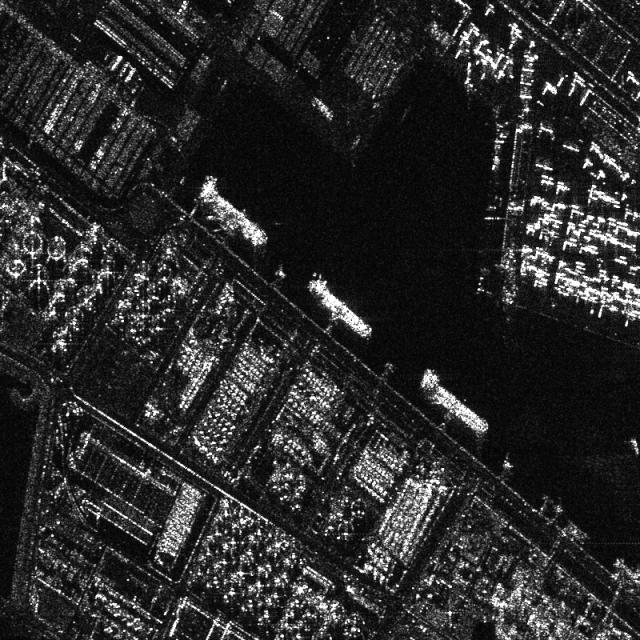
#> input picture images/1.jpg, 640 x 640 px; its folder holds only this picture in this run
$ jupyter execute ALG_Kush.ipynb   (shell and % lines are left out)
#> lines starting #> are read from the running program, lines starting #| are printed output that depends on the picture; after the words box and inside, x2 and y2 are one past the last pixel; in counts of white or black regions, pixels touching at a corner belong together
[cell 1]
from __future__ import annotations
import os
from typing import Tuple, List

import cv2
import numpy as np
import pandas as pd
from scipy.ndimage import label

[cell 2]
import os
from typing import Tuple, List

import cv2
import numpy as np
import pandas as pd
from scipy.ndimage import label

def dark_ratio(img: np.ndarray, dark_thresh: int = 40) -> float:
    return float((img < dark_thresh).sum()) / img.size

def image_dark_percent(image_path: str, dark_thresh: int = 40) -> float:
    img = cv2.imdecode(np.fromfile(image_path, dtype=np.uint8), cv2.IMREAD_GRAYSCALE)
    return dark_ratio(img, dark_thresh)

# [149 lines left out: functions analyse_folder_darkness, preprocess, tune_params, merge_boxes, detect_objects, segment_water_land and 5 more, not called in this run]

Намного лучше, но без выделения воды и с некоторыми косяками связанными с выделением точек интереса

[cell 3]
from __future__ import annotations
import os
from typing import Tuple, List

import cv2
import numpy as np
import pandas as pd


def dark_ratio(img: np.ndarray, dark_thresh: int = 40) -> float:
    return float((img < dark_thresh).sum()) / img.size

def image_dark_percent(image_path: str, dark_thresh: int = 40) -> float:
    img = cv2.imdecode(np.fromfile(image_path, dtype=np.uint8), cv2.IMREAD_GRAYSCALE)
    return dark_ratio(img, dark_thresh)

# [163 lines left out: functions analyse_folder_darkness, preprocess_with_boost, tune_params, merge_boxes, detect_objects_simple, split_image and 3 more, not called in this run]


# Пример запуска
# process_folder(input_folder="images", output_folder="output")

Что-то прям ебать какое хорошее 3 эпоха логика связана с тем что мы функцией preprocess_with_boost "Заливаем" фон изображения синим для контрастности точек инетерса и работаем исключительно по ним

[cell 4]
from __future__ import annotations
import os
from typing import Tuple, List

import cv2
import numpy as np
import pandas as pd


def dark_ratio(img: np.ndarray, dark_thresh: int = 40) -> float:
    return float((img < dark_thresh).sum()) / img.size

def image_dark_percent(image_path: str, dark_thresh: int = 40) -> float:
    img = cv2.imdecode(np.fromfile(image_path, dtype=np.uint8), cv2.IMREAD_GRAYSCALE)
    return dark_ratio(img, dark_thresh)

# [13 lines left out: function analyse_folder_darkness, not called in this run]


def preprocess_with_boost(img: np.ndarray) -> np.ndarray:
    img_boost = cv2.normalize(img, None, 255, 0, cv2.NORM_MINMAX)
    img_boost = cv2.convertScaleAbs(img_boost, alpha=2.0, beta=50)
    clahe = cv2.createCLAHE(clipLimit=2.0, tileGridSize=(8, 8))
    img_clahe = clahe.apply(img_boost)
    return img_clahe


def tune_params(tile: np.ndarray,
                low: float = 0.40,
                mid: float = 0.20,
                area_min_urban: float = 0.001) -> Tuple[float, float]:
    dr = dark_ratio(tile)
    if dr > low:
        return area_min_urban / 5, 1.5
    if dr > mid:
        return area_min_urban / 2, 1.8
    return area_min_urban, 2.2


def merge_boxes(boxes: List[Tuple[int, int, int, int]], merge_distance: int = 10) -> List[Tuple[int, int, int, int]]:
    if not boxes:
        return []
    merged = []
    used = [False] * len(boxes)
    for i in range(len(boxes)):
        if used[i]:
            continue
        x1, y1, x2, y2 = boxes[i]
        for j in range(i + 1, len(boxes)):
            if used[j]:
                continue
            x1_, y1_, x2_, y2_ = boxes[j]
            if x1_ <= x2 + merge_distance and x2_ >= x1 - merge_distance and \
               y1_ <= y2 + merge_distance and y2_ >= y1 - merge_distance:
                x1 = min(x1, x1_)
                y1 = min(y1, y1_)
                x2 = max(x2, x2_)
                y2 = max(y2, y2_)
                used[j] = True
        merged.append((x1, y1, x2, y2))
        used[i] = True
    return merged

def detect_objects(tile: np.ndarray,
                   area_thresh: float,
                   intensity_ratio: float,
                   min_mean_brightness: int = 40) -> List[Tuple[int, int, int, int]]:
    img = preprocess_with_boost(tile)

    bin_img = cv2.adaptiveThreshold(img, 255,
                                    cv2.ADAPTIVE_THRESH_GAUSSIAN_C,
                                    cv2.THRESH_BINARY, 31, -5)

    k = cv2.getStructuringElement(cv2.MORPH_RECT, (3, 3))
    bin_img = cv2.morphologyEx(bin_img, cv2.MORPH_OPEN, k)

    contours, _ = cv2.findContours(bin_img, cv2.RETR_EXTERNAL, cv2.CHAIN_APPROX_SIMPLE)

    objs = []
    for cnt in contours:
        x, y, bw, bh = cv2.boundingRect(cnt)
        area = bw * bh
        if area < 400:
            continue
        aspect = max(bw / bh, bh / bw)
        if aspect > 15:
            continue
        compactness = area / (4 * np.pi * ((bw / 2 + bh / 2)**2))
        if compactness < 0.01:
            continue

        # Отсекаем совсем тёмные объекты по средней яркости
        mean_val = cv2.mean(img[y:y+bh, x:x+bw])[0]
        if mean_val < min_mean_brightness:
            continue

        objs.append((x, y, x + bw, y + bh))

    return merge_boxes(objs)

def split_image(image: np.ndarray, max_tile_size=(2000, 2000)):
    h, w = image.shape
    if h <= max_tile_size[1] and w <= max_tile_size[0]:
        return [(image, 0, 0)]
    tw, th = max_tile_size
    tiles = []
    for y in range(0, h, th):
        for x in range(0, w, tw):
            tiles.append((image[y:y + th, x:x + tw], x, y))
    return tiles


def process_image(image_path: str,
                  max_tile_size=(2000, 2000),
                  low: float = 0.40,
                  mid: float = 0.20,
                  area_min: float = 0.001,
                  min_mean_brightness: int = 40):
    img = cv2.imdecode(np.fromfile(image_path, dtype=np.uint8), cv2.IMREAD_GRAYSCALE)
    boxes = []
    for tile, xo, yo in split_image(img, max_tile_size):
        area_t, ratio_t = tune_params(tile, low, mid, area_min)
        for x1, y1, x2, y2 in detect_objects(tile, area_t, ratio_t, min_mean_brightness):
            boxes.append((x1 + xo, y1 + yo, x2 + xo, y2 + yo))
    return merge_boxes(boxes)


def detect_water_contours(img: np.ndarray, threshold: int = 50) -> List[np.ndarray]:
    """Возвращает контуры темных (водных) участков."""
    gray = cv2.normalize(img, None, 0, 255, cv2.NORM_MINMAX)
    _, mask = cv2.threshold(gray, threshold, 255, cv2.THRESH_BINARY_INV)
    k = cv2.getStructuringElement(cv2.MORPH_ELLIPSE, (5, 5))
    mask = cv2.morphologyEx(mask, cv2.MORPH_OPEN, k)
    contours, _ = cv2.findContours(mask, cv2.RETR_EXTERNAL, cv2.CHAIN_APPROX_SIMPLE)
    return contours


def draw_objects(image_path: str, objects, output_path: str):
    img_gray = cv2.imdecode(np.fromfile(image_path, dtype=np.uint8), cv2.IMREAD_GRAYSCALE)
    img_color = cv2.cvtColor(img_gray, cv2.COLOR_GRAY2BGR)

    # Объекты интереса
    for x1, y1, x2, y2 in objects:
        cv2.rectangle(img_color, (x1, y1), (x2, y2), (0, 0, 255), 2)

    # Контуры воды
    contours = detect_water_contours(img_gray)
    cv2.drawContours(img_color, contours, -1, (255, 0, 0), 1)

    cv2.imwrite(output_path, img_color)


def process_folder(input_folder: str,
                   output_folder: str,
                   max_tile_size=(2000, 2000),
                   low: float = 0.40,
                   mid: float = 0.20,
                   area_min: float = 0.001):
#> called with input_folder = 'images', output_folder = 'output', max_tile_size = (2000, 2000), low = 0.4, mid = 0.2, area_min = 0.001
    os.makedirs(output_folder, exist_ok=True)
    summary = []
    for fname in os.listdir(input_folder):
        if not fname.lower().endswith(('.png', '.jpg', '.jpeg', '.bmp')):
            continue
        inp = os.path.join(input_folder, fname)
        pct_dark = image_dark_percent(inp) * 100
#> in image_dark_percent, img is the input picture: shape (640, 640); min 0, max 255, mean 42.9
#> pct_dark = 68.86
        if pct_dark > low * 100:
            scene = "water-heavy"
        elif pct_dark > mid * 100:
            scene = "mixed"
        else:
            scene = "urban"
        print(f"{fname}: dark {pct_dark:.1f}% → {scene} params")
#| 1.jpg: dark 68.9% → water-heavy params
        boxes = process_image(inp, max_tile_size, low, mid, area_min)
#> in split_image, `h, w = image.shape`: h = 640
#> the loop in process_image, `for tile, xo, yo in split_image(img, max_tile_size):` made 1 pass
#> (xo, yo, dr in tune_params, area_t, ratio_t) on pass 1: (0, 0, 0.689, 0.0002, 1.5)
#> pass 1, in preprocess_with_boost, `img_boost = cv2.convertScaleAbs(img_boost, alpha=2.0, beta=50)`:
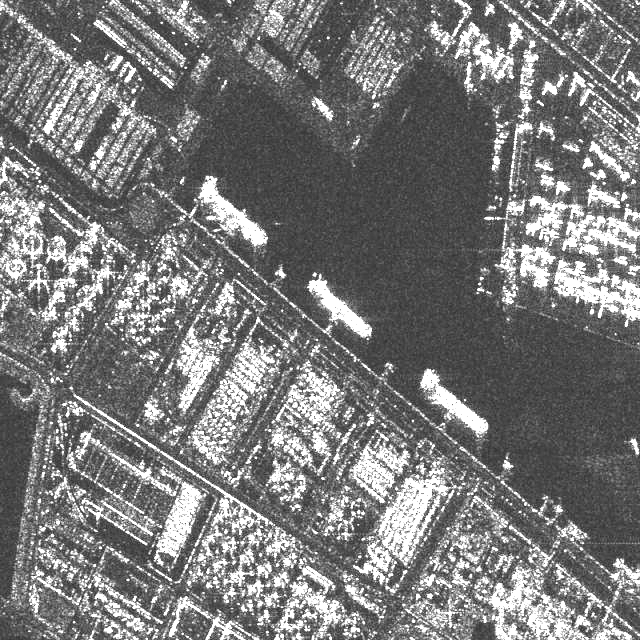
#> img_boost: shape (640, 640); min 50, max 255, mean 121.6
#> pass 1, in preprocess_with_boost, `img_clahe = clahe.apply(img_boost)`:
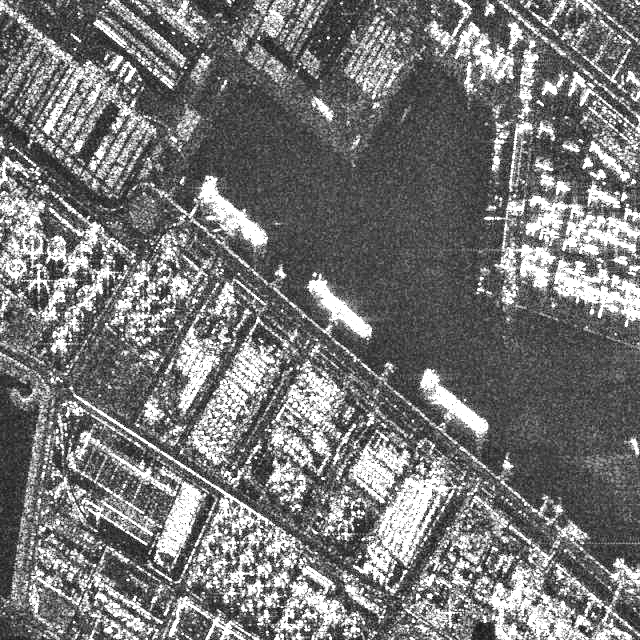
#> img_clahe: shape (640, 640); min 19, max 255, mean 119.1
#> pass 1, in detect_objects, `bin_img = cv2.adaptiveThreshold(img, 255, cv2.ADAPTIVE_THRESH_GAUSSIAN..`:
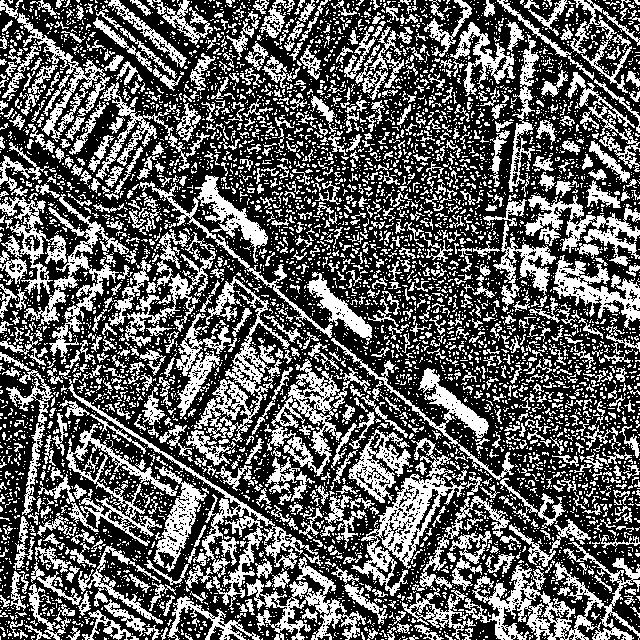
#> bin_img: shape (640, 640); 37.9% white in thin lines or dots
#> pass 1, in detect_objects, `bin_img = cv2.morphologyEx(bin_img, cv2.MORPH_OPEN, k)`:
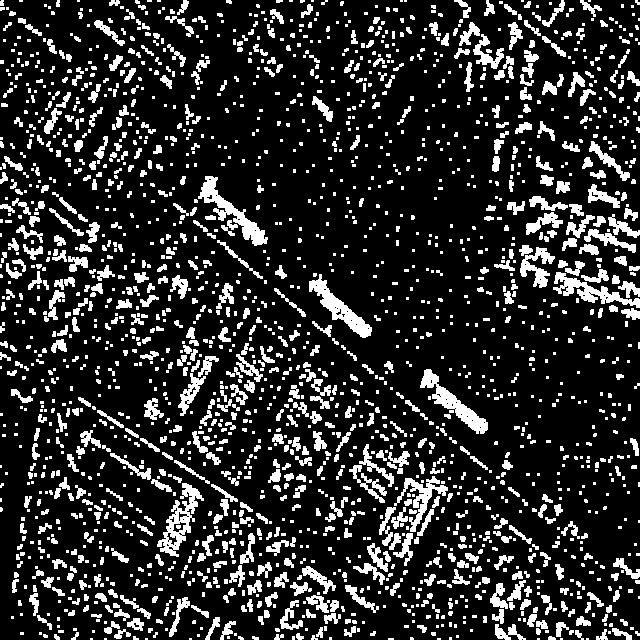
#> bin_img: shape (640, 640); 17.6% white; 2167 white regions (1337 under 20 px), largest, box (x1, y1, x2, y2) and area: (198, 176, 268, 246) 1203, (157, 483, 204, 557) 1148, (420, 369, 488, 434) 1141
#> after the loop in process_image, `for tile, xo, yo in split_image(img, max_tile_size):`: boxes = 26 items, first 6: (495, 624, 526, 640), (280, 566, 336, 630), (169, 597, 190, 637), (345, 369, 488, 613), (490, 583, 508, 609), (613, 558, 640, 579)
#> the loop in merge_boxes (call 2), `for i in range(len(boxes)):` made 26 passes
#> boxes = 20 items, first 6: (495, 624, 526, 640), (280, 369, 532, 630), (169, 597, 190, 637), (613, 558, 640, 579), (110, 453, 255, 564), (97, 410, 124, 428)
        out_img = os.path.join(output_folder, f"{os.path.splitext(fname)[0]}_out.jpg")
        draw_objects(inp, boxes, out_img)
#> the loop in draw_objects, `for x1, y1, x2, y2 in objects:` made 20 passes
#> after the loop in draw_objects, `for x1, y1, x2, y2 in objects:`:
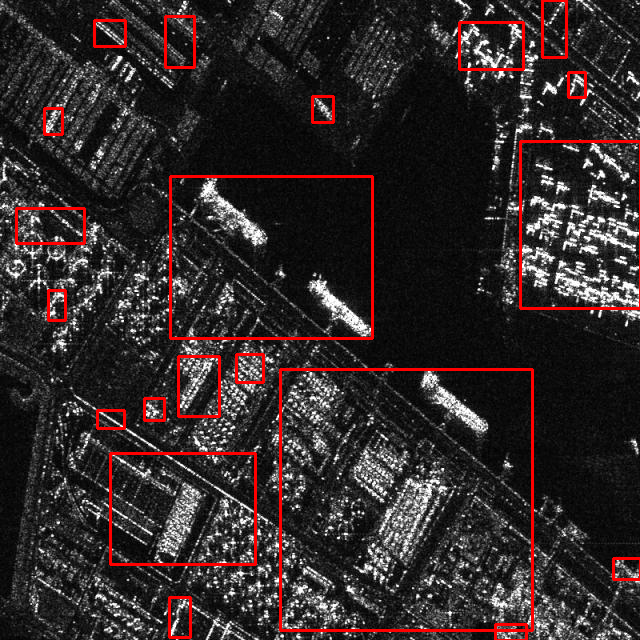
#> img_color: shape (640, 640, 3); mean B, G, R 41.3, 41.3, 50.1
#> in detect_water_contours, `_, mask = cv2.threshold(gray, threshold, 255, cv2.THRESH_BINARY_INV)`:
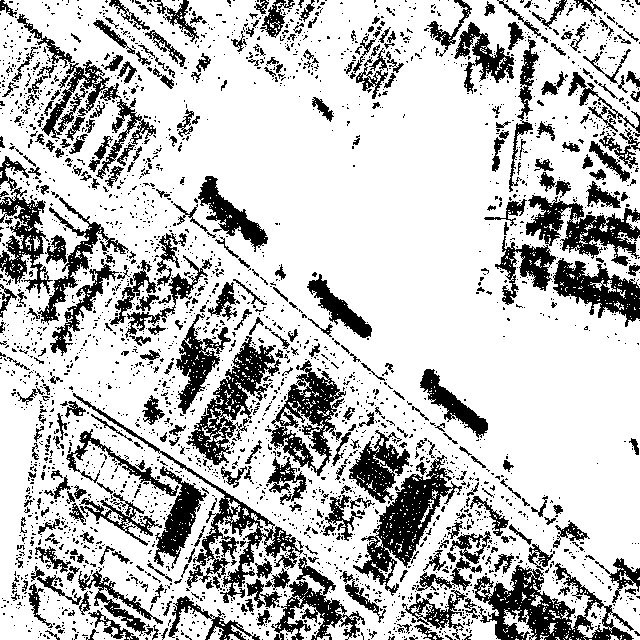
#> mask: shape (640, 640); 75.7% white; 3044 black regions (2662 under 20 px), largest, box (x1, y1, x2, y2) and area: (474, 563, 634, 640) 4902, (353, 455, 462, 596) 4353, (73, 393, 303, 603) 3883
#> in detect_water_contours, `k = cv2.getStructuringElement(cv2.MORPH_ELLIPSE, (5, 5))`: k = [[0, 0, 1, 0, 0], [1, 1, 1, 1, 1], [1, 1, 1, 1, 1], [1, 1, 1, 1, 1], [0, 0, 1, 0, 0]]
#> in detect_water_contours, `mask = cv2.morphologyEx(mask, cv2.MORPH_OPEN, k)`:
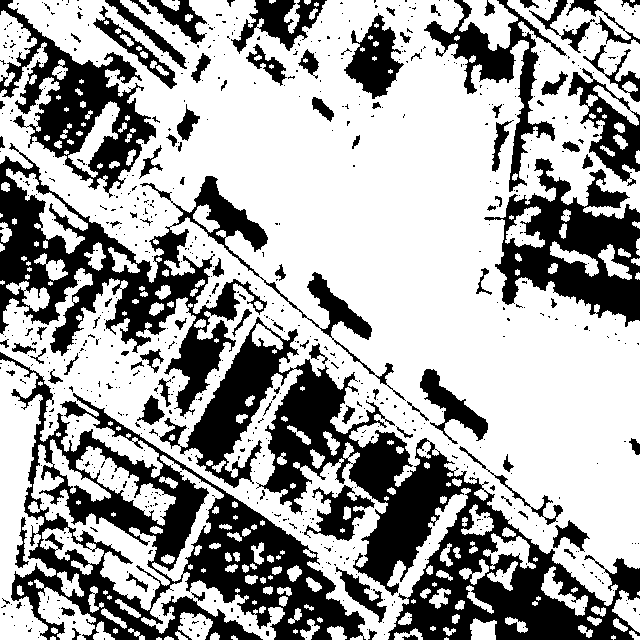
#> mask: shape (640, 640); 64.7% white; 752 black regions (650 under 20 px)
#> in detect_water_contours, `contours, _ = cv2.findContours(mask, cv2.RETR_EXTERNAL, cv2.CHAIN_APPR..`: contours = 222 contours, 85 with area under 20; largest, box (x1, y1, x2, y2) and area: (0, 0, 640, 640) 238126, (0, 359, 56, 640) 8614, (28, 439, 170, 611) 5591, (141, 455, 285, 640) 3948, (76, 446, 176, 526) 2332
#> (the rest of the program and of its run is left out)
